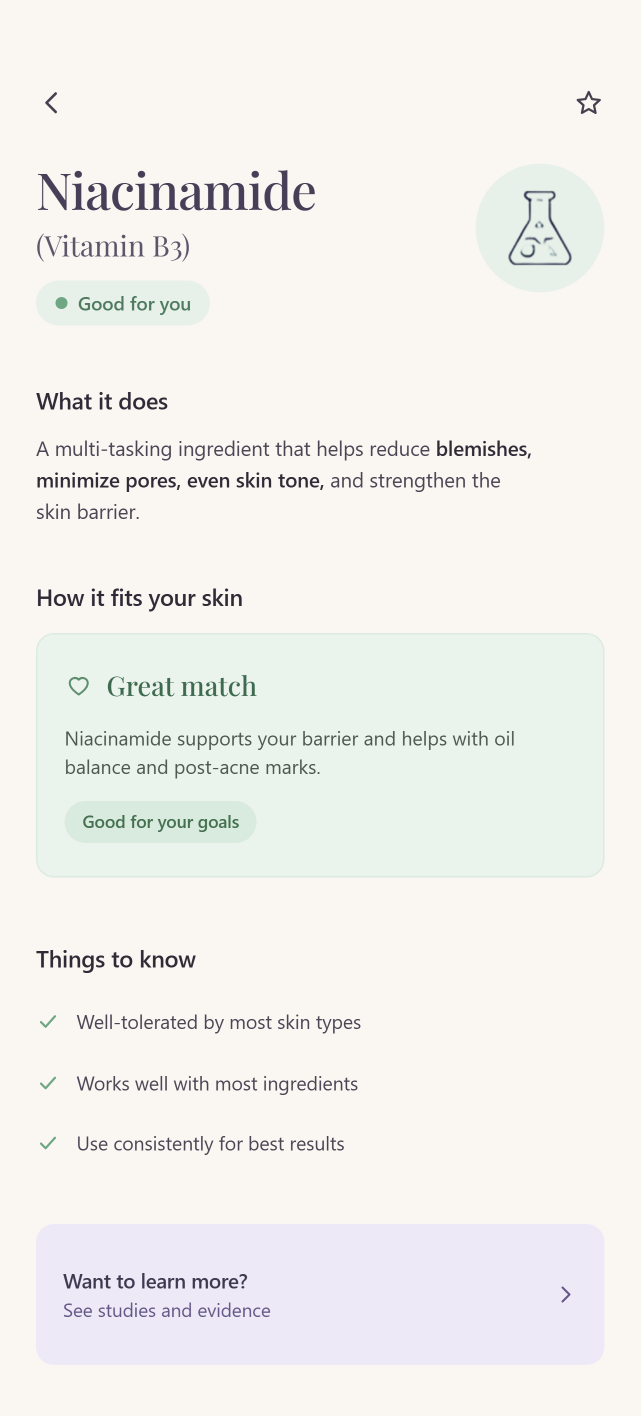
#> input picture images/ingredient-detail.png, 1281 x 2832 px (shown at 1/2 size)
$ python resize_illustrations.py ../images/ingredient-detail.png
#> lines starting #> are read from the running program, lines starting #| are printed output that depends on the picture
"""
One-off asset prep: shrink an illustration to a target long-edge size,
in place, preserving the alpha channel.

The bottle illustrations (`assets/illustrations/bottle-*.png`) ship at 800px
on the long side, but the largest render anywhere in the app is the result
hero at 111px (@3x = 333px) — see issue #239 for the render-size table this
was derived from. 340px covers every use with headroom, so the 800px
originals are unused weight in the bundle.

Run:
    python scripts/resize_illustrations.py assets/illustrations/bottle-*.png
    python scripts/resize_illustrations.py --max-size 340 <files...>
"""

import sys
from glob import glob
from pathlib import Path

from PIL import Image

DEFAULT_MAX_SIZE = 340


def resize_in_place(path: Path, max_size: int) -> None:
#> called with max_size = 340
    im = Image.open(path)
#> im is the input picture: PIL image 1281x2832 RGBA; mean R, G, B, A 241.7, 240.8, 238.1, 255
    long_edge = max(im.size)
#> long_edge = 2832
    if long_edge <= max_size:
        print(f"{path}: already {im.size}, <= {max_size}px — skipped")
        return

    scale = max_size / long_edge
#> scale = 0.12
    new_size = (round(im.width * scale), round(im.height * scale))
#> new_size = (154, 340)
    resized = im.convert("RGBA").resize(new_size, Image.LANCZOS)
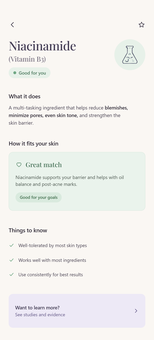
#> resized: PIL image 154x340 RGBA; mean R, G, B, A 241.6, 240.8, 238, 255
    resized.save(path, optimize=True, compress_level=9)
    print(f"{path}: {im.size} -> {new_size}")
#| ../images/ingredient-detail.png: (1281, 2832) -> (154, 340)


if __name__ == "__main__":
    args = sys.argv[1:]
    max_size = DEFAULT_MAX_SIZE
    if args and args[0] == "--max-size":
        max_size = int(args[1])
        args = args[2:]

    # Expand globs ourselves: Windows shells don't do it for us the way a
    # POSIX shell would, so `bottle-*.png` would otherwise arrive as one
    # literal, unmatched argument.
    paths = [Path(p) for pattern in args for p in (glob(pattern) or [pattern])]
    if not paths:
        print("usage: resize_illustrations.py [--max-size N] <files or globs...>")
        sys.exit(1)

    for path in paths:
        resize_in_place(path, max_size)
